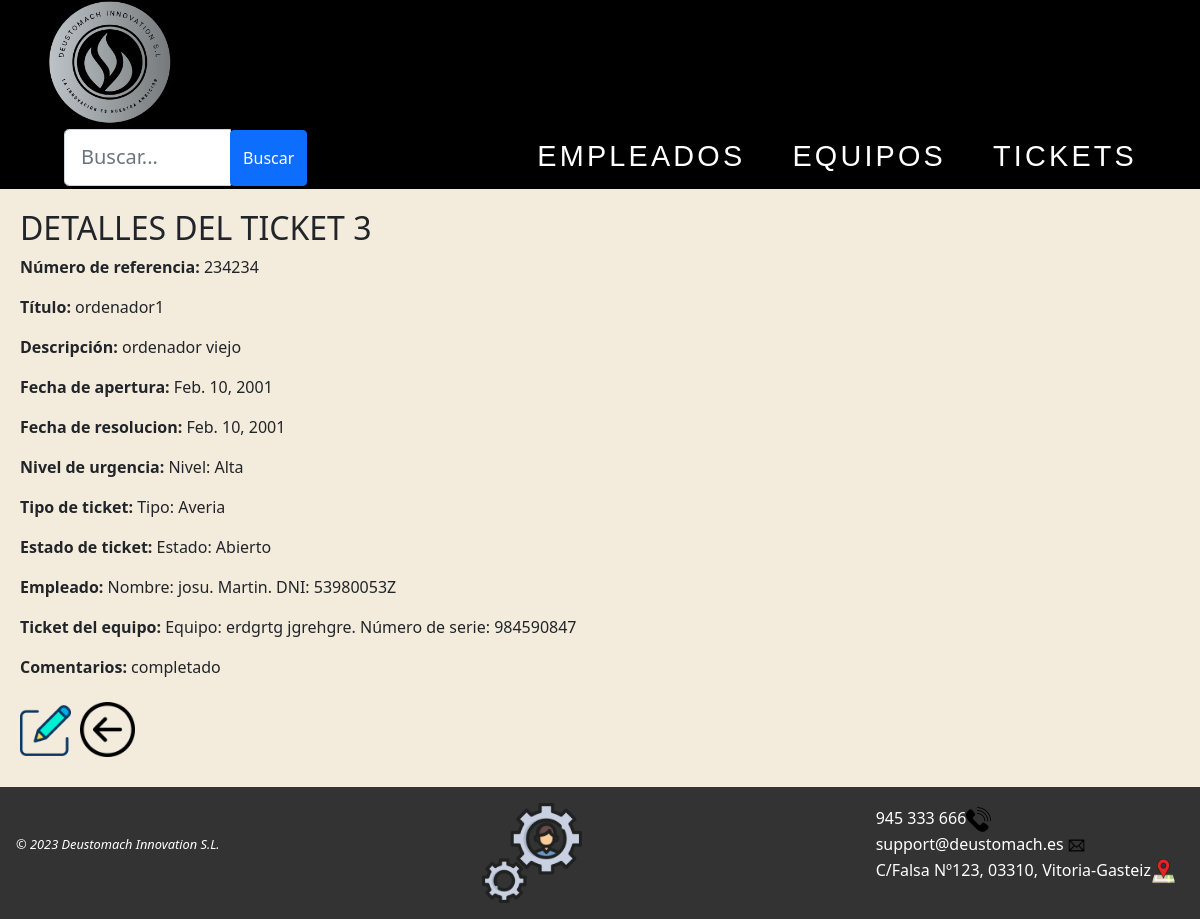
Page /AppWeb/listadoTickets/3 on the committed database.
### AppWeb/models.py (models this page shows, shortened)
class Ticket(models.Model):
    nref = models.CharField(max_length = 20, unique=True)
    titulo = models.CharField(max_length = 10)
    descripcion = models.CharField(max_length = 50)
    fechaApertura = models.DateField(null=True, blank=True)
    fechaResolucion = models.DateField(null=True, blank=True)
    nivelUrgencia = models.ForeignKey('NivelUrgencia', on_delete=models.CASCADE) # relación one-to-many para seleccionar el nivel de urgencia
    tipo = models.ForeignKey('TipoTicket', on_delete=models.CASCADE) # relación one-to-many para seleccionar el tipo de ticket
    estado = models.ForeignKey('EstadoTicket', on_delete=models.CASCADE) # relación one-to-many para seleccionar el estado del ticket
    empleado = models.ForeignKey('Empleado', on_delete=models.CASCADE, default="") # relación one-to-many, un ticket solo es atendido por un empleado
    equipo = models.ForeignKey('Equipo', on_delete=models.CASCADE, default="") # relación one-to-many, un ticket solo puede tener un equipo
    comentarios = models.CharField(max_length = 40)

class NivelUrgencia(models.Model):
    nombre = models.CharField(max_length=20)
    def __str__(self):
        return f" Nivel: {self.nombre}"

class TipoTicket(models.Model):
    nombre = models.CharField(max_length=20)
    def __str__(self):
        return f" Tipo: {self.nombre}"

class EstadoTicket(models.Model):
    nombre = models.CharField(max_length=20)
    def __str__(self):
        return f" Estado: {self.nombre}"

class Empleado(models.Model):
    dni = models.CharField(max_length=9, unique=True)
    nombre = models.CharField(max_length=15)
    apellidos = models.CharField(max_length=25)
    email = models.CharField(max_length=30)
    telefono = models.IntegerField(default=0)
    def __str__(self):
        return f" Nombre: {self.nombre}. {self.apellidos}. DNI: {self.dni}"

class Equipo(models.Model):
    nserie = models.CharField(max_length=20, unique=True)
    modelo = models.CharField(max_length=50)
    marca = models.CharField(max_length=30)
    tipo = models.CharField(max_length=20)
    fechaAdquisicion = models.DateField(null=True, blank=True)
    fechaPuestaMarcha = models.DateField(null=True, blank=True)
    provNombre = models.CharField(max_length=30)
    provTelefono = models.IntegerField(default=0)
    planta = models.CharField(max_length=15)
    def __str__(self):
        return f" Equipo: {self.marca} {self.modelo}. Número de serie: {self.nserie}"

### AppWeb/views.py (the view)
# urls.py: path('AppWeb/listadoTickets/<int:pk>',views.DetalleTicket.as_view(), name='detalle-ticket'),
class DetalleTicket(DetailView):
    template_name = 'detalleTicket.html'
    model = Ticket

### AppWeb/templates/detalleTicket.html
{% extends "homeTickets.html" %}
{% load static %}
{% block contenido %}
{% if ticket %}
<div class="contenido">
    <h2>DETALLES DEL TICKET {{ticket.id}}</h2>
    <ul class="detalles">
        <li>
            <p><b>Número de referencia: </b>{{ticket.nref}} </p>
        </li>
        <li>
            <p><b>Título: </b>{{ticket.titulo}}</p>
        </li>
        <li>
            <p><b>Descripción: </b>{{ticket.descripcion}}</p>
        </li>
        <li>
            <p><b>Fecha de apertura: </b>{{ticket.fechaApertura}}</p>
        </li>
        <li>
            <p><b>Fecha de resolucion: </b>{{ticket.fechaResolucion}} </p>
        </li>
        <li>
            <p><b>Nivel de urgencia: </b>{{ticket.nivelUrgencia}} </p>
        </li>
        <li>
            <p><b>Tipo de ticket: </b>{{ticket.tipo}}</p>
        </li>
        <li>
            <p><b>Estado de ticket: </b>{{ticket.estado}}</p>
        </li>
        <li>
            <p><b>Empleado: </b>{{ticket.empleado}}</p>
        </li>
        <li>
            <p><b>Ticket del equipo: </b>{{ticket.equipo}}</p>
        </li>
        <li>
            <p><b>Comentarios: </b>{{ticket.comentarios}}</p>
        </li>
    </ul>
    {% else %}
    <p>No existe el ticket seleccionado.</p>
    {% endif %}
    <a href="{% url 'gestion:modificar-ticket' ticket.id %}"><img src="{% static 'images/editar.png' %}" width="51px"
        title="Haz clic para editar este ticket"></a>
    <a href="{% url 'gestion:listado-ticket' %}"><img class="atras" src="{% static 'images/back.png' %}" title="Pulsa para volver a la página anterior"></a>
</div>
{% endblock %}

### AppWeb/static/css/Estilo.css (style rules this page uses)
img { max-width: 100%; height: auto; }
body { background-color: #f3ebdc; position: relative; display: flex; flex-direction: column; min-height: 100vh; }
.detalles { list-style: none; margin: 0; padding: 0; }
.contenido { margin: 0 auto; max-width: 1400px; padding: 20px; }
.atras { width: 55px; margin-bottom: 10px; margin-top: 7px; margin-left: 5px; }
a { color: white; text-decoration: none; }

### rows in the picture
Ticket: id "3", nref "234234", titulo "ordenador1", descripcion "ordenador viejo", fechaApertura "Feb. 10, 2001", fechaResolucion "Feb. 10, 2001", nivelUrgencia "Nivel: Alta", tipo "Tipo: Averia", estado "Estado: Abierto", empleado "Nombre: josu. Martin. DNI: 53980053Z", equipo "Equipo: erdgrtg jgrehgre. Número de serie: 984590847", comentarios "completado"
